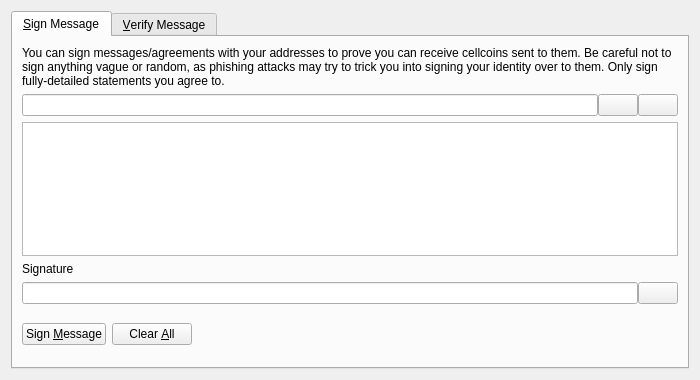
<?xml version="1.0" encoding="UTF-8"?>
<ui version="4.0">
 <class>SignVerifyMessageDialog</class>
 <widget class="QDialog" name="SignVerifyMessageDialog">
  <property name="geometry">
   <rect>
    <x>0</x>
    <y>0</y>
    <width>700</width>
    <height>380</height>
   </rect>
  </property>
  <property name="windowTitle">
   <string>Signatures - Sign / Verify a Message</string>
  </property>
  <property name="modal">
   <bool>true</bool>
  </property>
  <layout class="QVBoxLayout" name="verticalLayout">
   <item>
    <widget class="QTabWidget" name="tabWidget">
     <property name="currentIndex">
      <number>0</number>
     </property>
     <widget class="QWidget" name="tabSignMessage">
      <attribute name="title">
       <string>&amp;Sign Message</string>
      </attribute>
      <layout class="QVBoxLayout" name="verticalLayout_SM">
       <item>
        <widget class="QLabel" name="infoLabel_SM">
         <property name="text">
          <string>You can sign messages/agreements with your addresses to prove you can receive cellcoins sent to them. Be careful not to sign anything vague or random, as phishing attacks may try to trick you into signing your identity over to them. Only sign fully-detailed statements you agree to.</string>
         </property>
         <property name="textFormat">
          <enum>Qt::PlainText</enum>
         </property>
         <property name="wordWrap">
          <bool>true</bool>
         </property>
        </widget>
       </item>
       <item>
        <layout class="QHBoxLayout" name="horizontalLayout_1_SM">
         <property name="spacing">
          <number>0</number>
         </property>
         <item>
          <widget class="QValidatedLineEdit" name="addressIn_SM">
           <property name="toolTip">
            <string>The Cellcoin address to sign the message with</string>
           </property>
          </widget>
         </item>
         <item>
          <widget class="QPushButton" name="addressBookButton_SM">
           <property name="toolTip">
            <string>Choose previously used address</string>
           </property>
           <property name="text">
            <string/>
           </property>
           <property name="icon">
            <iconset resource="../bitcoin.qrc">
             <normaloff>:/icons/address-book</normaloff>:/icons/address-book</iconset>
           </property>
           <property name="shortcut">
            <string>Alt+A</string>
           </property>
           <property name="autoDefault">
            <bool>false</bool>
           </property>
          </widget>
         </item>
         <item>
          <widget class="QPushButton" name="pasteButton_SM">
           <property name="toolTip">
            <string>Paste address from clipboard</string>
           </property>
           <property name="text">
            <string/>
           </property>
           <property name="icon">
            <iconset resource="../bitcoin.qrc">
             <normaloff>:/icons/editpaste</normaloff>:/icons/editpaste</iconset>
           </property>
           <property name="shortcut">
            <string>Alt+P</string>
           </property>
           <property name="autoDefault">
            <bool>false</bool>
           </property>
          </widget>
         </item>
        </layout>
       </item>
       <item>
        <widget class="QPlainTextEdit" name="messageIn_SM">
         <property name="toolTip">
          <string>Enter the message you want to sign here</string>
         </property>
        </widget>
       </item>
       <item>
        <widget class="QLabel" name="signatureLabel_SM">
         <property name="text">
          <string>Signature</string>
         </property>
         <property name="textFormat">
          <enum>Qt::PlainText</enum>
         </property>
        </widget>
       </item>
       <item>
        <layout class="QHBoxLayout" name="horizontalLayout_2_SM">
         <property name="spacing">
          <number>0</number>
         </property>
         <item>
          <widget class="QLineEdit" name="signatureOut_SM">
           <property name="font">
            <font>
             <italic>true</italic>
            </font>
           </property>
           <property name="readOnly">
            <bool>true</bool>
           </property>
          </widget>
         </item>
         <item>
          <widget class="QPushButton" name="copySignatureButton_SM">
           <property name="toolTip">
            <string>Copy the current signature to the system clipboard</string>
           </property>
           <property name="text">
            <string/>
           </property>
           <property name="icon">
            <iconset resource="../bitcoin.qrc">
             <normaloff>:/icons/editcopy</normaloff>:/icons/editcopy</iconset>
           </property>
           <property name="autoDefault">
            <bool>false</bool>
           </property>
          </widget>
         </item>
        </layout>
       </item>
       <item>
        <layout class="QHBoxLayout" name="horizontalLayout_3_SM">
         <item>
          <widget class="QPushButton" name="signMessageButton_SM">
           <property name="toolTip">
            <string>Sign the message to prove you own this Cellcoin address</string>
           </property>
           <property name="text">
            <string>Sign &amp;Message</string>
           </property>
           <property name="icon">
            <iconset resource="../bitcoin.qrc">
             <normaloff>:/icons/edit</normaloff>:/icons/edit</iconset>
           </property>
           <property name="autoDefault">
            <bool>false</bool>
           </property>
          </widget>
         </item>
         <item>
          <widget class="QPushButton" name="clearButton_SM">
           <property name="toolTip">
            <string>Reset all sign message fields</string>
           </property>
           <property name="text">
            <string>Clear &amp;All</string>
           </property>
           <property name="icon">
            <iconset resource="../bitcoin.qrc">
             <normaloff>:/icons/remove</normaloff>:/icons/remove</iconset>
           </property>
           <property name="autoDefault">
            <bool>false</bool>
           </property>
          </widget>
         </item>
         <item>
          <spacer name="horizontalSpacer_1_SM">
           <property name="orientation">
            <enum>Qt::Horizontal</enum>
           </property>
           <property name="sizeHint" stdset="0">
            <size>
             <width>40</width>
             <height>48</height>
            </size>
           </property>
          </spacer>
         </item>
         <item>
          <widget class="QLabel" name="statusLabel_SM">
           <property name="font">
            <font>
             <weight>75</weight>
             <bold>true</bold>
            </font>
           </property>
           <property name="text">
            <string/>
           </property>
           <property name="wordWrap">
            <bool>true</bool>
           </property>
          </widget>
         </item>
         <item>
          <spacer name="horizontalSpacer_2_SM">
           <property name="orientation">
            <enum>Qt::Horizontal</enum>
           </property>
           <property name="sizeHint" stdset="0">
            <size>
             <width>40</width>
             <height>48</height>
            </size>
           </property>
          </spacer>
         </item>
        </layout>
       </item>
      </layout>
     </widget>
     <widget class="QWidget" name="tabVerifyMessage">
      <attribute name="title">
       <string>&amp;Verify Message</string>
      </attribute>
      <layout class="QVBoxLayout" name="verticalLayout_VM">
       <item>
        <widget class="QLabel" name="infoLabel_VM">
         <property name="text">
          <string>Enter the receiver's address, message (ensure you copy line breaks, spaces, tabs, etc. exactly) and signature below to verify the message. Be careful not to read more into the signature than what is in the signed message itself, to avoid being tricked by a man-in-the-middle attack. Note that this only proves the signing party receives with the address, it cannot prove sendership of any transaction!</string>
         </property>
         <property name="textFormat">
          <enum>Qt::PlainText</enum>
         </property>
         <property name="alignment">
          <set>Qt::AlignLeading|Qt::AlignLeft|Qt::AlignTop</set>
         </property>
         <property name="wordWrap">
          <bool>true</bool>
         </property>
        </widget>
       </item>
       <item>
        <layout class="QHBoxLayout" name="horizontalLayout_1_VM">
         <property name="spacing">
          <number>0</number>
         </property>
         <item>
          <widget class="QValidatedLineEdit" name="addressIn_VM">
           <property name="toolTip">
            <string>The Cellcoin address the message was signed with</string>
           </property>
          </widget>
         </item>
         <item>
          <widget class="QPushButton" name="addressBookButton_VM">
           <property name="toolTip">
            <string>Choose previously used address</string>
           </property>
           <property name="text">
            <string/>
           </property>
           <property name="icon">
            <iconset resource="../bitcoin.qrc">
             <normaloff>:/icons/address-book</normaloff>:/icons/address-book</iconset>
           </property>
           <property name="shortcut">
            <string>Alt+A</string>
           </property>
           <property name="autoDefault">
            <bool>false</bool>
           </property>
          </widget>
         </item>
        </layout>
       </item>
       <item>
        <widget class="QPlainTextEdit" name="messageIn_VM"/>
       </item>
       <item>
        <widget class="QValidatedLineEdit" name="signatureIn_VM"/>
       </item>
       <item>
        <layout class="QHBoxLayout" name="horizontalLayout_2_VM">
         <item>
          <widget class="QPushButton" name="verifyMessageButton_VM">
           <property name="toolTip">
            <string>Verify the message to ensure it was signed with the specified Cellcoin address</string>
           </property>
           <property name="text">
            <string>Verify &amp;Message</string>
           </property>
           <property name="icon">
            <iconset resource="../bitcoin.qrc">
             <normaloff>:/icons/transaction_0</normaloff>:/icons/transaction_0</iconset>
           </property>
           <property name="autoDefault">
            <bool>false</bool>
           </property>
          </widget>
         </item>
         <item>
          <widget class="QPushButton" name="clearButton_VM">
           <property name="toolTip">
            <string>Reset all verify message fields</string>
           </property>
           <property name="text">
            <string>Clear &amp;All</string>
           </property>
           <property name="icon">
            <iconset resource="../bitcoin.qrc">
             <normaloff>:/icons/remove</normaloff>:/icons/remove</iconset>
           </property>
           <property name="autoDefault">
            <bool>false</bool>
           </property>
          </widget>
         </item>
         <item>
          <spacer name="horizontalSpacer_1_VM">
           <property name="orientation">
            <enum>Qt::Horizontal</enum>
           </property>
           <property name="sizeHint" stdset="0">
            <size>
             <width>40</width>
             <height>48</height>
            </size>
           </property>
          </spacer>
         </item>
         <item>
          <widget class="QLabel" name="statusLabel_VM">
           <property name="font">
            <font>
             <weight>75</weight>
             <bold>true</bold>
            </font>
           </property>
           <property name="text">
            <string/>
           </property>
           <property name="wordWrap">
            <bool>true</bool>
           </property>
          </widget>
         </item>
         <item>
          <spacer name="horizontalSpacer_2_VM">
           <property name="orientation">
            <enum>Qt::Horizontal</enum>
           </property>
           <property name="sizeHint" stdset="0">
            <size>
             <width>40</width>
             <height>48</height>
            </size>
           </property>
          </spacer>
         </item>
        </layout>
       </item>
      </layout>
     </widget>
    </widget>
   </item>
  </layout>
 </widget>
 <customwidgets>
  <customwidget>
   <class>QValidatedLineEdit</class>
   <extends>QLineEdit</extends>
   <header>qvalidatedlineedit.h</header>
  </customwidget>
 </customwidgets>
 <resources>
  <include location="../bitcoin.qrc"/>
 </resources>
 <connections/>
</ui>
